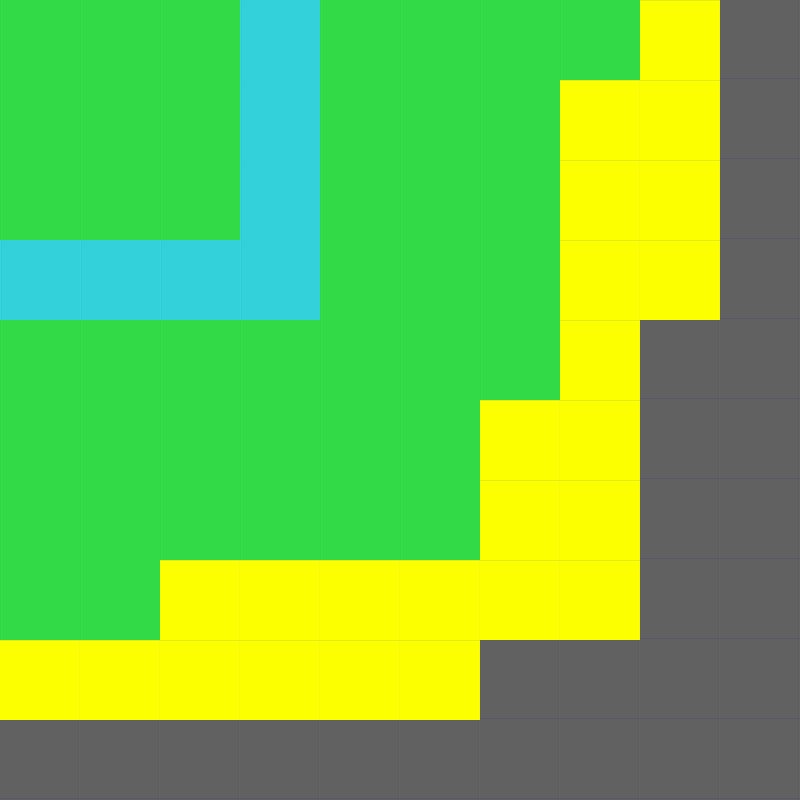

This game map was drawn from its Tiled (.tmx) file and the tilesets committed beside it. A one-line description and the full map source follow:
An orthogonal 10x10 tile map with 80x80 px tiles, 1 tile layer (Tile Layer 1).

<map version="1.0" orientation="orthogonal" renderorder="right-down" width="10" height="10" tilewidth="80" tileheight="80" nextobjectid="1">
 <tileset firstgid="1" name="map" tilewidth="80" tileheight="80" tilecount="4" columns="2">
  <image source="map.png" width="160" height="160" />
 </tileset>
 <layer name="Tile Layer 1" width="10" height="10">
  <data encoding="csv">
2,2,2,4,2,2,2,2,3,1,
2,2,2,4,2,2,2,3,3,1,
2,2,2,4,2,2,2,3,3,1,
4,4,4,4,2,2,2,3,3,1,
2,2,2,2,2,2,2,3,1,1,
2,2,2,2,2,2,3,3,1,1,
2,2,2,2,2,2,3,3,1,1,
2,2,3,3,3,3,3,3,1,1,
3,3,3,3,3,3,1,1,1,1,
1,1,1,1,1,1,1,1,1,1
</data>
 </layer>
</map>
